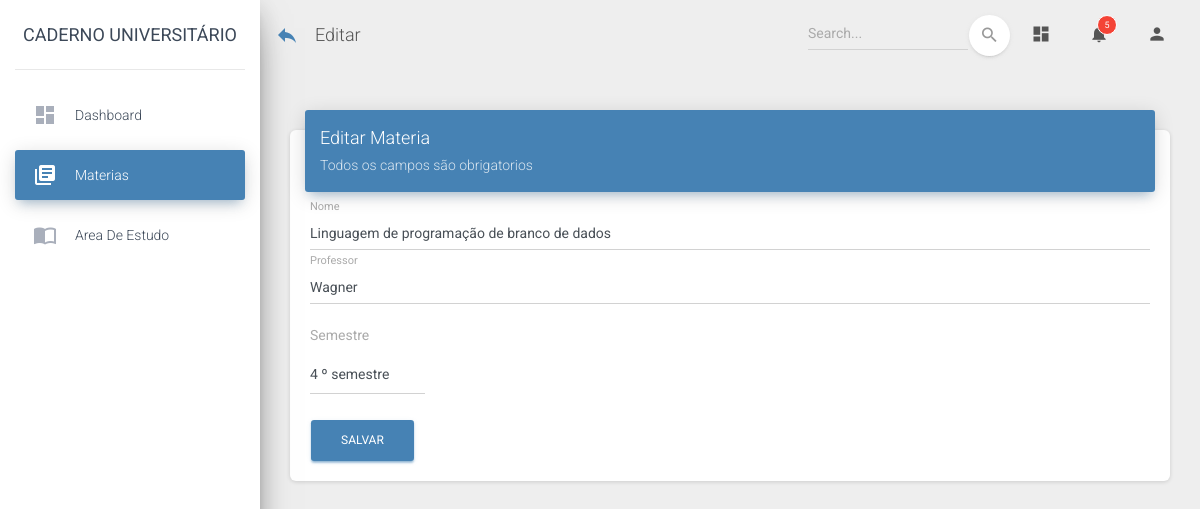
Page /index.php/materias/editar/26 on the committed database.
### tables this page shows
CREATE TABLE `materias` (
  `id` int(11) NOT NULL,
  `nome` varchar(255) DEFAULT NULL,
  `semestre` int(2) DEFAULT NULL,
  `prof` varchar(255) DEFAULT NULL,
  `data_inclusao` int(12) DEFAULT NULL,
  `data_alteracao` int(12) DEFAULT NULL
);

### application/controllers/materias.php (called while the page is built, shortened)
<?php
class Materias extends MY_Controller {
	function __construct(){
		$this->load->model('materias_model');
		$this->load->library('form_validation');
		$this->load->helper(['url', 'form']);
	}
	public function editar(){
		if(!$this->input->post()){
			$data = [
				'title'=>[
					'menu' => 'Materias',
					'page' => 'Editar',
					'urlBack' => $_SERVER['HTTP_REFERER']
				],
				'materia' => $this->materias_model->getById($this->uri->segment(3))
			];
			$this->load->view('materias/editar', $data);
		}
	}
}

### index.php (called while the page is built, shortened)
<?php
require_once BASEPATH.'core/CodeIgniter.php';

### application/models/materias_model.php (called while the page is built, shortened)
<?php
class materias_model extends CI_Model {
	public function getById($id){
		$query = $this->db->where('id', $id)
 						  ->get('materias');
		return $query->first_row();
	}
}

### application/views/materias/editar.php (the view, shortened to what this page needs)
<div class="content">
    <div class="container-fluid">
      	<div class="row">
        	<div class="col-md-12">
          		<div class="card">
            		<div class="card-header card-header-primary">
	              		<h4 class="card-title">Editar Materia</h4>
	              		<p class="card-category">Todos os campos são obrigatorios</p>
	            	</div>
		            <div class="card-body">
		                <form action="editar" method="POST">
			                <div class="row">
			                  	<div class="col-md-12">
			                    	<div class="form-group">
			                     		<label class="bmd-label-floating">Nome</label>
			                      		<input name="nome"  type="text" class="form-control" value="<?php echo $materia->nome ?>">
			                    	</div>
			                  	</div>
			                </div>
			                <div class="row">
			                  	<div class="col-md-12">
			                    	<div class="form-group">
			                     		<label class="bmd-label-floating">Professor</label>
			                      		<input name="prof" type="text" class="form-control" value="<?php echo $materia->prof ?>">
			                    	</div>
			                  	</div>
			                </div>
			                <div class="row">
			                  	<div class="col-md-2">
			                    	<div class="form-group">
			                    		<div class="form-group">
			                     		<label>Semestre</label>
			                      		<select name="semestre" class="form-control">
			                      		<?php for($i = 1; $i <= 12; $i++){
			                      				if($i == $materia->semestre){?>
			                      					<option selected> <?php echo $i?> º semestre</option>
			                      			<?php }else{ ?>
			                      					<option> <?php echo $i?> º semestre</option>
			                      		<?php } }?>
			                      		</select>
			                    	</div>
			                    	</div>
			                  	</div>
			                </div>
			                <button type="submit" class="btn btn-primary">Salvar</button>
		                </form>
           		 	</div>
          		</div>
        	</div>
      	</div>
    </div>
</div>

### rows in the picture
materias: nome "Linguagem de programação de branco de dados", prof "Wagner", semestre "4 º semestre"

### other values in the picture
$title['page'] "Editar"
